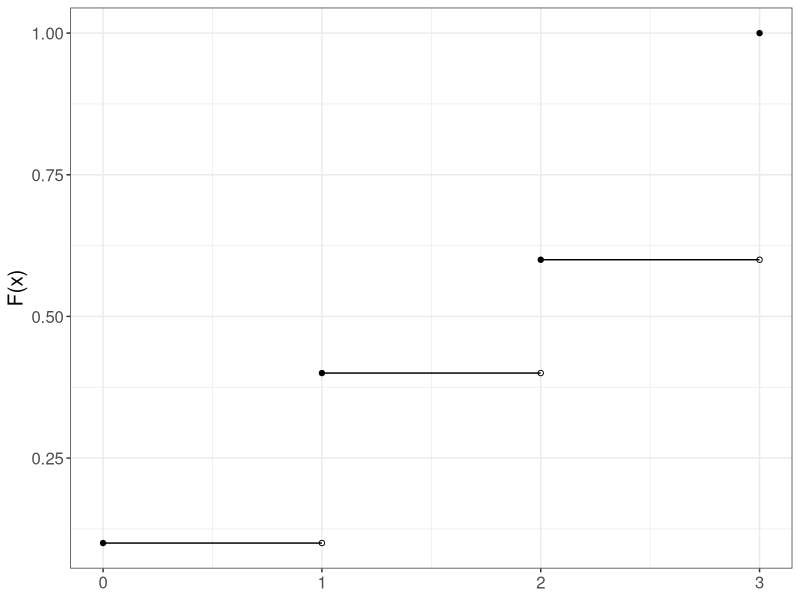
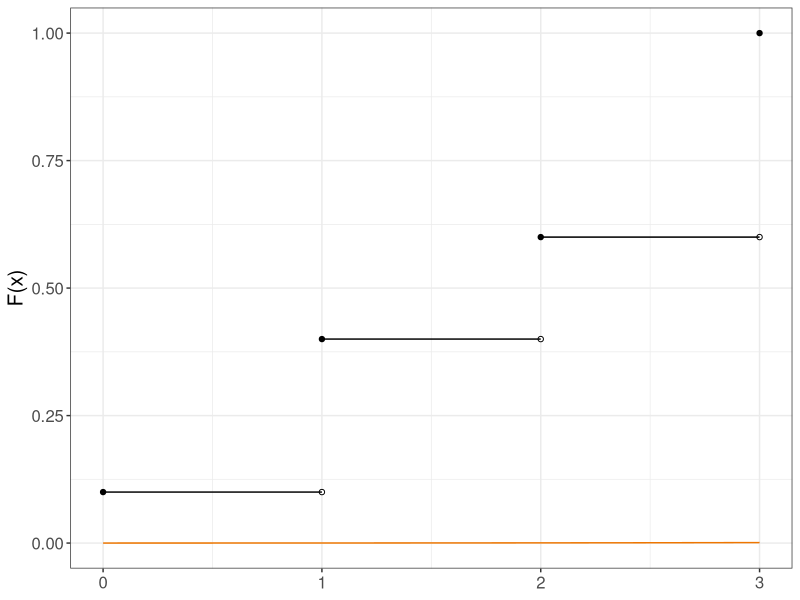
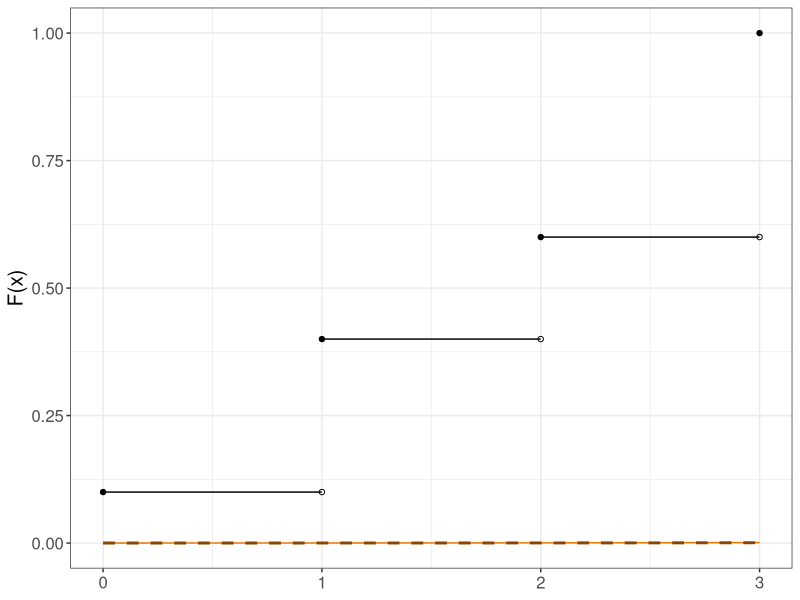
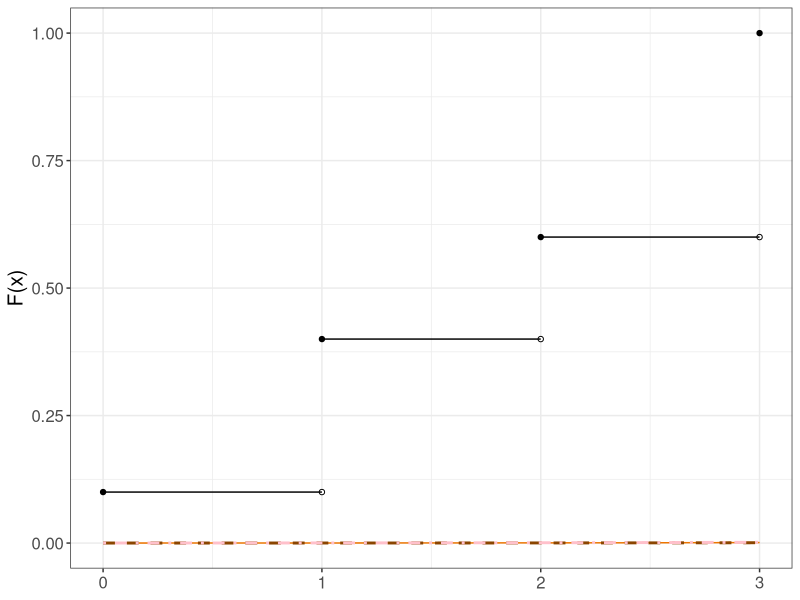
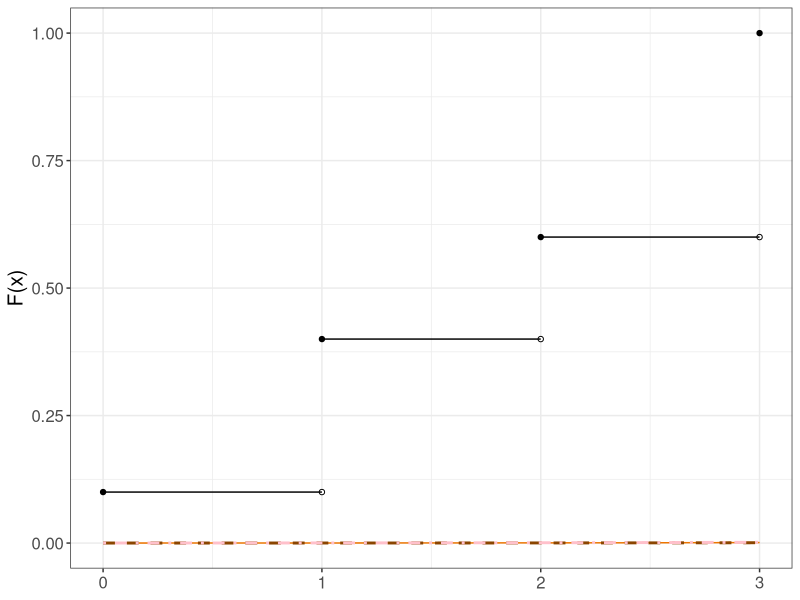
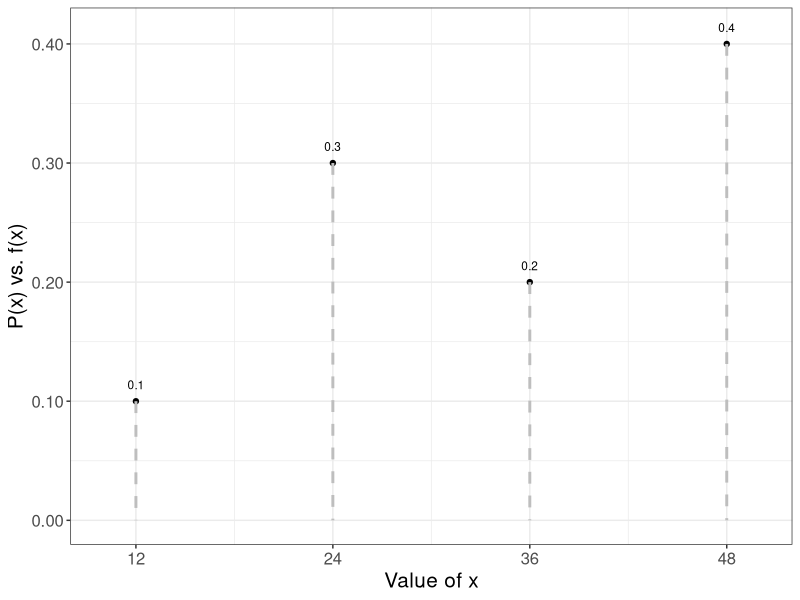
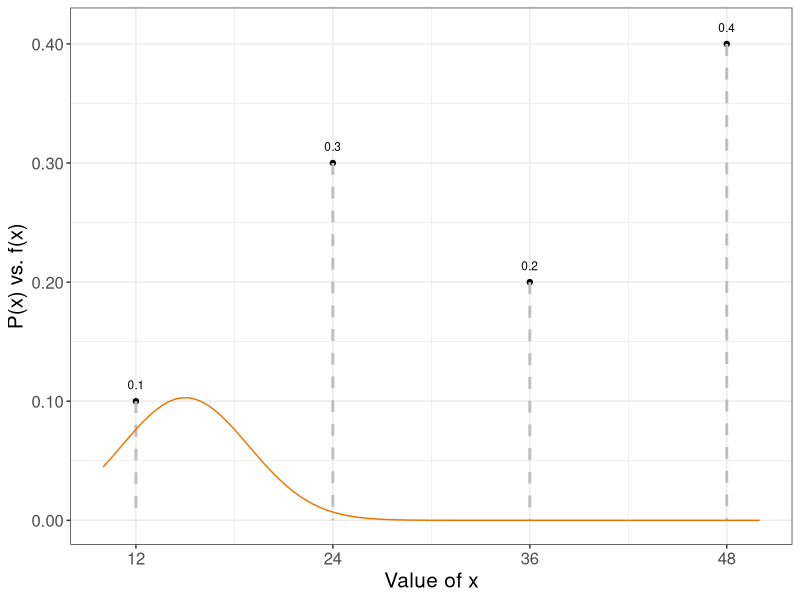
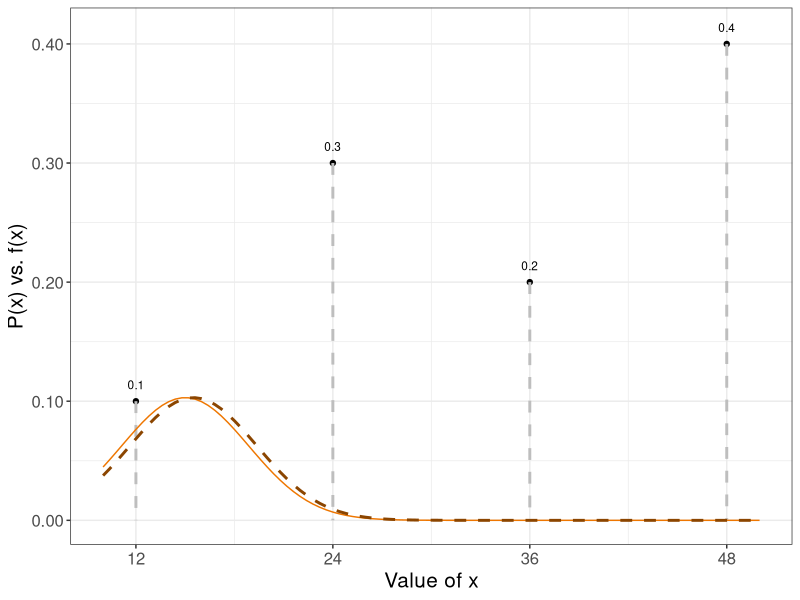

Write the R code that produced these figures, in order.
library(ggplot2)
library(grid)
library(gridExtra)

# Colors
bw <- FALSE
if (bw) {
  colors <- c('black', 'black', 'black', 'black', 'black', 'black') 
} else {
  colors <- c('goldenrod1', 'darkorange2', 'darkorange4', 'pink', 'deeppink1', 'purple')
}

# l: Expected value of the distribution
l <- 15
lim <- 3

# X intercept (Random vertical line)
x.intercept <- 18
vertical.line <- geom_vline(xintercept = x.intercept, linetype = 12, color = colors[1], size = 1)

# --- CDF ----
sup <- seq(0,lim,1)
cdf <- c(0.1, 0.4, 0.6, 1) # Comulative probabilities
cdf.data <- data.frame(sup, cdf, xend = sup + 1, yend = cdf)

scaleFUN <- function(x) sprintf("%.2f", x)
cdf.plot <- ggplot(cdf.data, aes(x = sup, y = cdf)) + 
  geom_point() +
  geom_point(aes(x = sup + 1, y = cdf), shape = 21, fill = "white") +
  geom_segment(aes(x = sup, y = cdf, xend = xend, yend = yend)) +
  scale_x_continuous(breaks=0:lim, limits = c(0, lim)) +
  scale_y_continuous(labels=scaleFUN) +
  labs(x = "Value of x", y = "F(x)") +
  theme_bw() +
  theme(plot.title = element_text(hjust = 0.5), text = element_text(size = 15), axis.title.x=element_blank())
graph <- cdf.plot
graph

# Create CDF layer # Normal aproximation
cdf.normal <- function(x, mean = l, sd = sqrt(l)) {
  pnorm(x, mean = mean, sd = sd)
}
cdf.plot.normal <- stat_function(fun = cdf.normal, color = colors[2])
graph <- graph + cdf.plot.normal
graph

# Create CDF layer # Normal aproximation with correction < x
cdf.normal.correction <- function(x, mean = l, sd = sqrt(l)) {
  pnorm(x - 0.5, mean = mean, sd = sd)
}
cdf.plot.normal.correction <- stat_function(fun = cdf.normal.correction, color = colors[3], linetype = "dashed", size = 1)
graph <- graph + cdf.plot.normal.correction
graph

# Create CDF layer # Normal aproximation with correction <= x
cdf.normal.correction.2 <- function(x, mean = l, sd = sqrt(l)) {
  pnorm(x + 0.5, mean = mean, sd = sd)
}
cdf.plot.normal.correction.2 <- stat_function(fun = cdf.normal.correction.2, color = colors[4], linetype = "dotdash", size = 1)
graph <- graph + cdf.plot.normal.correction.2
graph

graph <- graph + vertical.line
graph

# ---- PMF ----
sup <- c(12,24,36,48)
pmf <- c(0.1,0.3,0.2,0.4)
pmf.data <- data.frame(sup, pmf, yend = rep(0,(lim+1)))

graph2 <- ggplot(pmf.data, aes(x = sup, y = pmf)) +
  #geom_col(stat="identity", color="black", fill="transparent", width = 1, size = 1) +
  geom_point() +
  geom_segment(aes(xend = sup, yend = yend), color="grey", linetype="dashed", size=1) +
  geom_text(
    aes(label = round(pmf,3), y = pmf + 0.01),
    position = position_dodge(0.9),
    size = 3,
    vjust =  0
  ) +
  scale_x_continuous(breaks=sup, limits = c(10, 50)) +
  scale_y_continuous(labels=scaleFUN) +
  labs(x = "Value of x",
       y = "P(x) vs. f(x)") +
  theme_bw() +
  theme(plot.title = element_text(hjust = 0.5),
        text = element_text(size = 15))
graph2

# Create CDF layer # Normal aproximation
pdf.normal <- function(x, mean = l, sd = sqrt(l)) {
  dnorm(x, mean = mean, sd = sd)
}
pdf.plot.normal <- stat_function(fun = pdf.normal, color = colors[2])
graph2 <- graph2 + pdf.plot.normal
graph2

# Create CDF layer # Normal aproximation < x
pdf.normal.correction <- function(x, mean = l, sd = sqrt(l)) {
  dnorm(x - 0.5, mean = mean, sd = sd)
}
pdf.plot.normal.correction <- stat_function(fun = pdf.normal.correction, color = colors[3], linetype = "dashed", size = 1)
graph2 <- graph2 + pdf.plot.normal.correction
graph2

# Create CDF layer # Normal aproximation <= x
pdf.normal.correction.2 <- function(x, mean = l, sd = sqrt(l)) {
  dnorm(x + 0.5, mean = mean, sd = sd)
}
pdf.plot.normal.correction.2 <- stat_function(fun = pdf.normal.correction.2, color = colors[4], linetype = "dotdash", size = 1)
graph2 <- graph2 + pdf.plot.normal.correction.2
graph2

graph2 <- graph2 + vertical.line
graph2

# ---- Grid ----
grid.arrange(graph, graph2, nrow = 2, ncol = 1, layout_matrix = rbind(c(1), c(2)), top = textGrob("Discrete Distribution vs. Normal Approximation", gp = gpar(fontsize = 14)))

aprox.data.1 <- data.frame(
  sup, 
  ppois(sup-1, lambda = l), 
  cdf.normal(sup),
  abs(ppois(sup-1, lambda = l) - cdf.normal(sup)),
  cdf.normal.correction(sup),
  abs(ppois(sup-1, lambda = l) - cdf.normal.correction(sup))  
)
names(aprox.data.1) <- c('x', 'P(X<x)', 'P(N<x)', 'Err P(N<x)', 'P(N<x+0.5)', 'Err P(N<x+0.5)')
aprox.data.1

aprox.data.2 <- data.frame(
  sup, 
  ppois(sup, lambda = l), 
  cdf.normal(sup),
  abs(ppois(sup, lambda = l) - cdf.normal(sup)),
  cdf.normal.correction.2(sup),
  abs(ppois(sup, lambda = l) - cdf.normal.correction.2(sup))  
)
names(aprox.data.2) <- c('x', 'P(X<=x)', 'P(N<=x)', 'Err P(N<=x)', 'P(N<=x+0.5)', 'Err P(N<x+0.5)')
aprox.data.2


